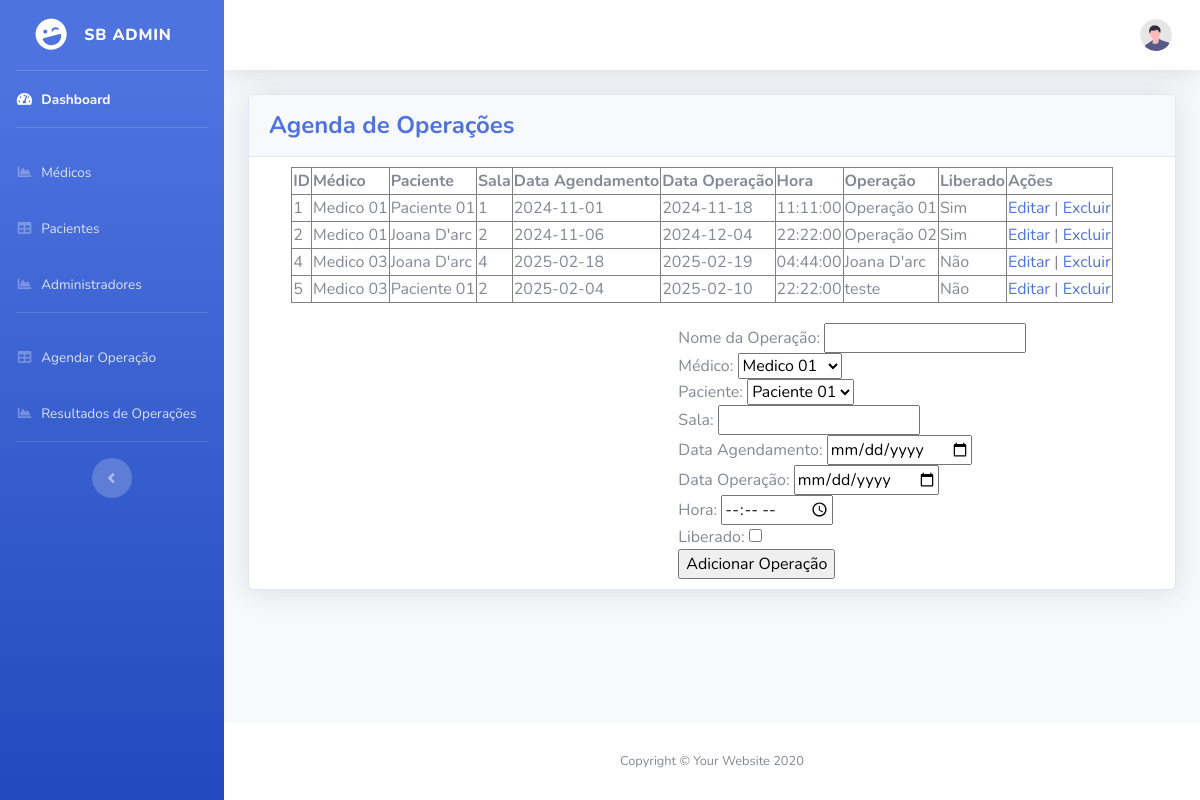
The app's page /Administracao/operacoes.php with its own data.
### tables this page shows
CREATE TABLE `Operacoes` (
  `id_operacao` int NOT NULL AUTO_INCREMENT,
  `id_medico` int DEFAULT NULL,
  `id_paciente` int DEFAULT NULL,
  `sala` varchar(50) NOT NULL,
  `data_agendamento` date NOT NULL,
  `data_operacao` date NOT NULL,
  `hora` time NOT NULL,
  `nome_operacao` varchar(100) NOT NULL,
  `liberado` tinyint(1) DEFAULT '0',
  PRIMARY KEY (`id_operacao`),
  KEY `id_medico` (`id_medico`),
  KEY `id_paciente` (`id_paciente`),
  CONSTRAINT `Operacoes_ibfk_1` FOREIGN KEY (`id_medico`) REFERENCES `Medicos` (`id_medico`),
  CONSTRAINT `Operacoes_ibfk_2` FOREIGN KEY (`id_paciente`) REFERENCES `Pacientes` (`id_paciente`)
);

CREATE TABLE `Medicos` (
  `id_medico` int NOT NULL AUTO_INCREMENT,
  `nome` varchar(255) NOT NULL,
  `crm` varchar(50) NOT NULL,
  `senha` varchar(255) NOT NULL,
  PRIMARY KEY (`id_medico`),
  UNIQUE KEY `crm` (`crm`)
);

CREATE TABLE `Pacientes` (
  `id_paciente` int NOT NULL AUTO_INCREMENT,
  `nome` varchar(255) NOT NULL,
  `cpf` varchar(20) NOT NULL,
  `senha` varchar(255) NOT NULL,
  PRIMARY KEY (`id_paciente`),
  UNIQUE KEY `cpf` (`cpf`)
);

### Administracao/operacoes.php (the view, shortened to what this page needs)
<!DOCTYPE html>
<html lang="pt-br">
<head>
    <link href="vendor/fontawesome-free/css/all.min.css" rel="stylesheet" type="text/css">
    <link href="css/sb-admin-2.min.css" rel="stylesheet">
</head>
<body id="page-top">
    <div id="wrapper">
        <?php
        include 'sidebar.php';
        ?>
        <div id="content-wrapper" class="d-flex flex-column">
            <div id="content">
                <?php
                include 'topbar.php';
                ?>
                <div class="container-fluid">
                    <div class="card shadow mb-4">
                        <div class="card-header py-3">
                            <h4 class="m-0 font-weight-bold text-primary">Agenda de Operações</h4>
                        </div>
                        <div class="card-body"
                            style="display: flex; flex-wrap: wrap; justify-content: center; gap: 20px; padding: 10px;">
                            <?php
                            include '../conexao.php';
                            if ($_SERVER["REQUEST_METHOD"] == "GET" && !isset($_GET['id_operacao'])) {
                                echo "<table border='1'>
                                        <tr>
                                            <th>ID</th>
                                            <th>Médico</th>
                                            <th>Paciente</th>
                                            <th>Sala</th>
                                            <th>Data Agendamento</th>
                                            <th>Data Operação</th>
                                            <th>Hora</th>
                                            <th>Operação</th>
                                            <th>Liberado</th>
                                            <th>Ações</th>
                                        </tr>";
                                $sql = "SELECT o.id_operacao, o.sala, o.data_agendamento, o.data_operacao, o.hora, o.nome_operacao, o.liberado,
                                            m.nome AS medico, p.nome AS paciente
                                        FROM Operacoes o
                                        JOIN Medicos m ON o.id_medico = m.id_medico
                                        JOIN Pacientes p ON o.id_paciente = p.id_paciente";
                                $result = $conn->query($sql);
                                if ($result->num_rows > 0) {
                                    while ($row = $result->fetch_assoc()) {
                                        echo "<tr>
                                                <td>" . $row["id_operacao"] . "</td>
                                                <td>" . $row["medico"] . "</td>
                                                <td>" . $row["paciente"] . "</td>
                                                <td>" . $row["sala"] . "</td>
                                                <td>" . $row["data_agendamento"] . "</td>
                                                <td>" . $row["data_operacao"] . "</td>
                                                <td>" . $row["hora"] . "</td>
                                                <td>" . $row["nome_operacao"] . "</td>
                                                <td>" . ($row["liberado"] ? "Sim" : "Não") . "</td>
                                                <td>
                                                    <a href='?id_operacao=" . $row["id_operacao"] . "'>Editar</a> |
                                                    <a href='?delete_id=" . $row["id_operacao"] . "'>Excluir</a>
                                                </td>
                                            </tr>";
                                    }
                                } else {
                                    echo "<tr><td colspan='10'>Nenhuma operação encontrada.</td></tr>";
                                }
                                echo "</table><br>";
                            }
                                    ?>
                                    <?php
                            if ($_SERVER["REQUEST_METHOD"] == "GET" && isset($_GET['id_operacao'])) {
                                $id_operacao = $_GET['id_operacao'];
                                $sql = "SELECT * FROM Operacoes WHERE id_operacao='$id_operacao'";
                                $result = $conn->query($sql);
                                $operacao = $result->fetch_assoc();
                                echo "<h3>Editar Operação</h3>";
                                echo "<form method='POST' action=''>
            <input type='hidden' name='id_operacao' value='" . htmlspecialchars($operacao['id_operacao']) . "'>
            Nome da Operação: <input type='text' name='nome_operacao' value='" . htmlspecialchars($operacao['nome_operacao']) . "' required><br>
            Médico: <select name='id_medico' required>";
                                $medicos = $conn->query("SELECT id_medico, nome FROM Medicos");
                                while ($medico = $medicos->fetch_assoc()) {
                                    $selected = ($medico['id_medico'] == $operacao['id_medico']) ? 'selected' : '';
                                    echo "<option value='" . htmlspecialchars($medico['id_medico']) . "' $selected>" . htmlspecialchars($medico['nome']) . "</option>";
                                }
                                echo "</select><br>Paciente: <select name='id_paciente' required>";
                                $pacientes = $conn->query("SELECT id_paciente, nome FROM Pacientes");
                                while ($paciente = $pacientes->fetch_assoc()) {
                                    $selected = ($paciente['id_paciente'] == $operacao['id_paciente']) ? 'selected' : '';
                                    echo "<option value='" . htmlspecialchars($paciente['id_paciente']) . "' $selected>" . htmlspecialchars($paciente['nome']) . "</option>";
                                }
                                echo "</select><br>
        Sala: <input type='text' name='sala' value='" . htmlspecialchars($operacao['sala']) . "' required><br>
        Data Agendamento: <input type='date' name='data_agendamento' value='" . htmlspecialchars($operacao['data_agendamento']) . "' required><br>
        Data Operação: <input type='date' name='data_operacao' value='" . htmlspecialchars($operacao['data_operacao']) . "' required><br>
        Hora: <input type='time' name='hora' value='" . htmlspecialchars($operacao['hora']) . "' required><br>
        Liberado: <input type='checkbox' name='liberado' " . ($operacao['liberado'] ? "checked" : "") . "><br>
        <input type='submit' name='edit' value='Atualizar Operação'>
        </form>";
                            } else {
                                ?>
                                <h3 style="color: white;">Criar Nova Operação</h3>
                                <?php
                                echo "<form method='POST' action=''>
            <div></div>
            Nome da Operação: <input type='text' name='nome_operacao' required><br>
            Médico: <select name='id_medico' required>";
                                $medicos = $conn->query("SELECT id_medico, nome FROM Medicos");
                                while ($medico = $medicos->fetch_assoc()) {
                                    echo "<option value='" . htmlspecialchars($medico['id_medico']) . "'>" . htmlspecialchars($medico['nome']) . "</option>";
                                }
                                echo "</select><br>Paciente: <select name='id_paciente' required>";
                                $pacientes = $conn->query("SELECT id_paciente, nome FROM Pacientes");
                                while ($paciente = $pacientes->fetch_assoc()) {
                                    echo "<option value='" . htmlspecialchars($paciente['id_paciente']) . "'>" . htmlspecialchars($paciente['nome']) . "</option>";
                                }
                                echo "</select><br>
        Sala: <input type='text' name='sala' required><br>
        Data Agendamento: <input type='date' name='data_agendamento' required><br>
        Data Operação: <input type='date' name='data_operacao' required><br>
        Hora: <input type='time' name='hora' required><br>
        Liberado: <input type='checkbox' name='liberado'><br>
        <input type='submit' name='add' value='Adicionar Operação'>
        </form>";
                            }
                            ?>
                        </div>
                    </div>
                </div>
            </div>
            <footer class="sticky-footer bg-white">
                <div class="container my-auto">
                    <div class="copyright text-center my-auto">
                        <span>Copyright &copy; Your Website 2020</span>
                    </div>
                </div>
            </footer>
        </div>
    </div>
</body>
</html>

### records on screen
operacoes: id_operacao "1", id_medico.nome "Medico 01", id_paciente.nome "Paciente 01", sala "1", data_agendamento "2024-11-01", data_operacao "2024-11-18", hora "11:11:00", nome_operacao "Operação 01", liberado "Sim"
operacoes: id_operacao "2", id_medico.nome "Medico 01", id_paciente.nome "Joana D'arc", sala "2", data_agendamento "2024-11-06", data_operacao "2024-12-04", hora "22:22:00", nome_operacao "Operação 02", liberado "Sim"
operacoes: id_operacao "4", id_medico.nome "Medico 03", id_paciente.nome "Joana D'arc", sala "4", data_agendamento "2025-02-18", data_operacao "2025-02-19", hora "04:44:00", nome_operacao "Joana D'arc", liberado "Não"
operacoes: id_operacao "5", id_medico.nome "Medico 03", id_paciente.nome "Paciente 01", sala "2", data_agendamento "2025-02-04", data_operacao "2025-02-10", hora "22:22:00", nome_operacao "teste", liberado "Não"

### other values on screen
form field id_medico "Medico 01"
form field id_paciente "Paciente 01"
